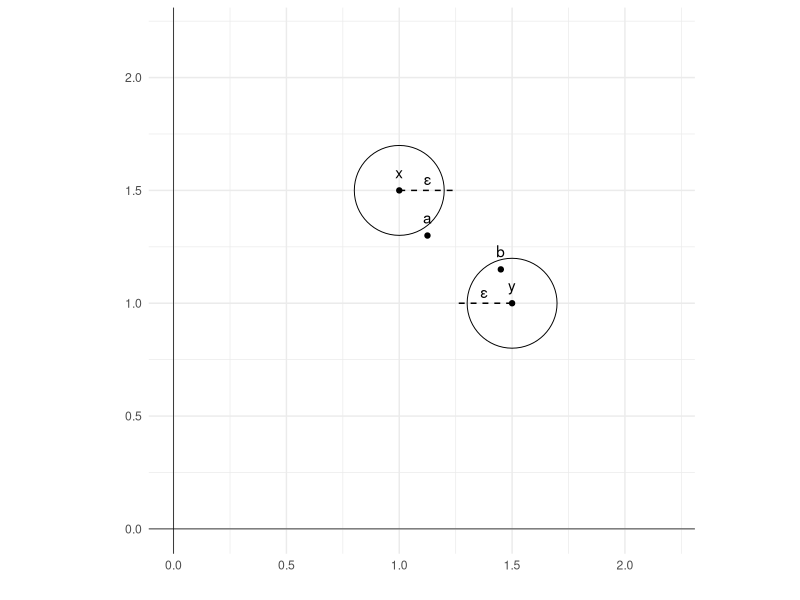
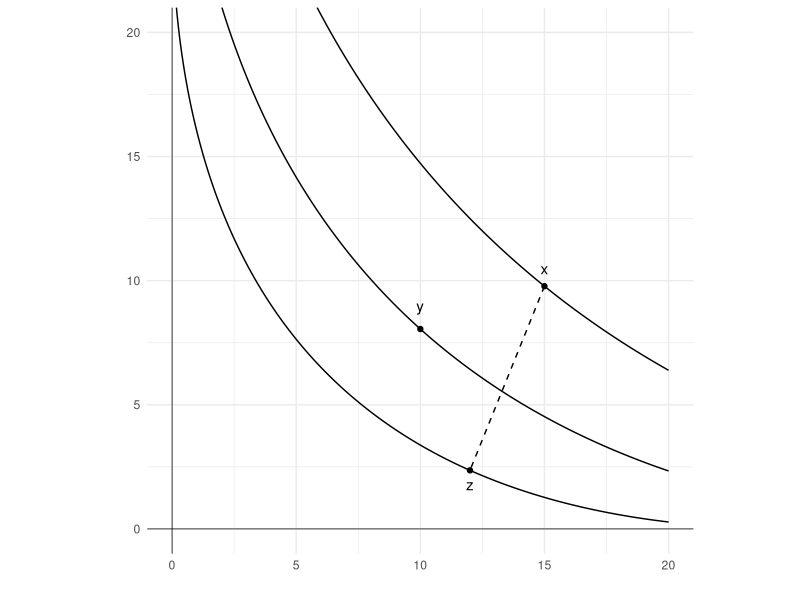
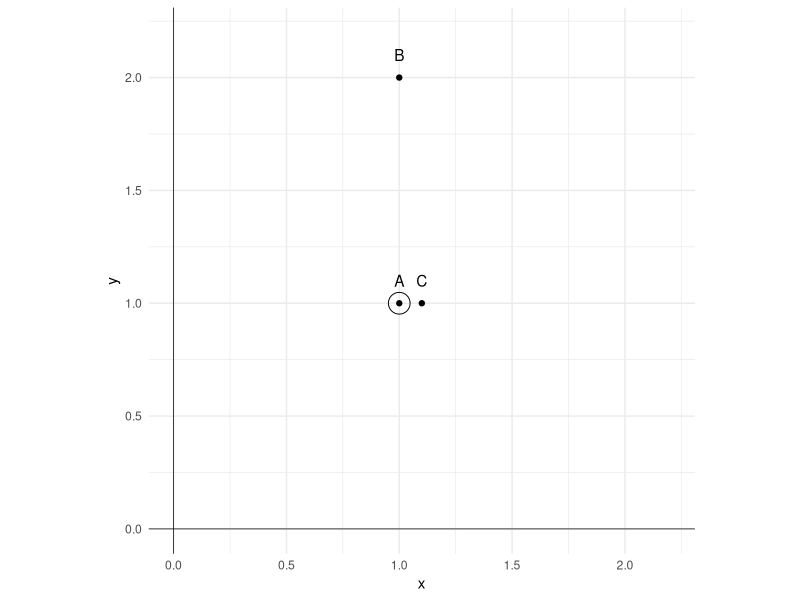
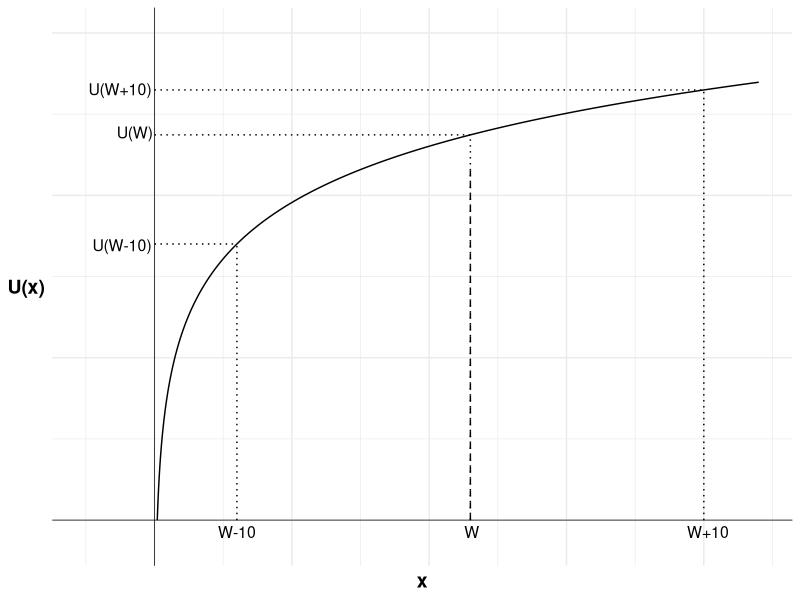
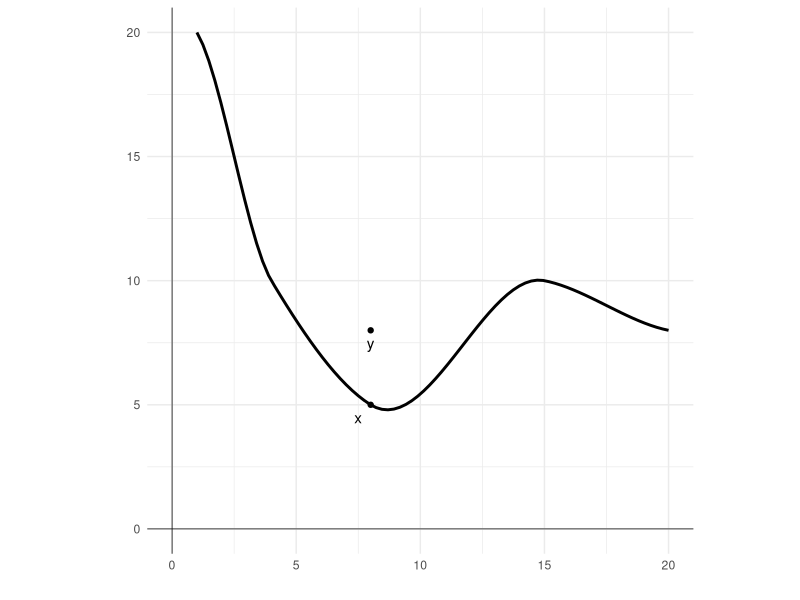
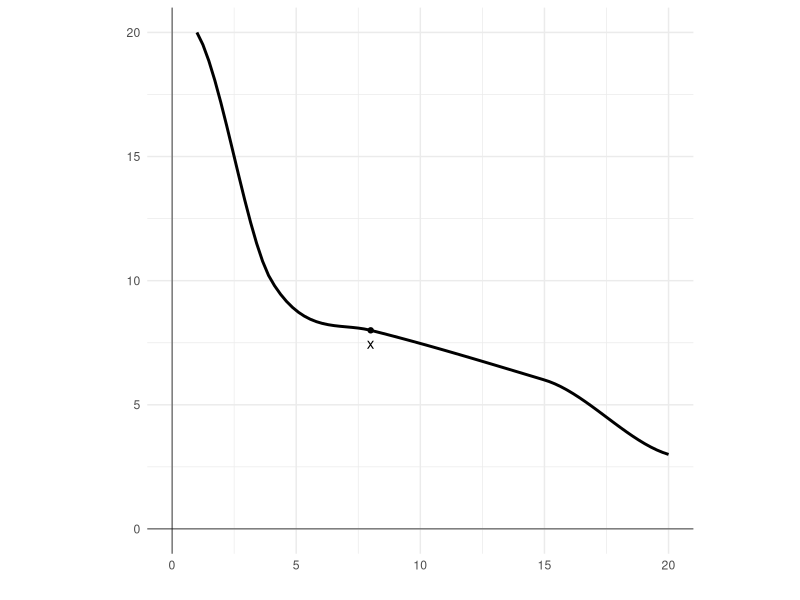
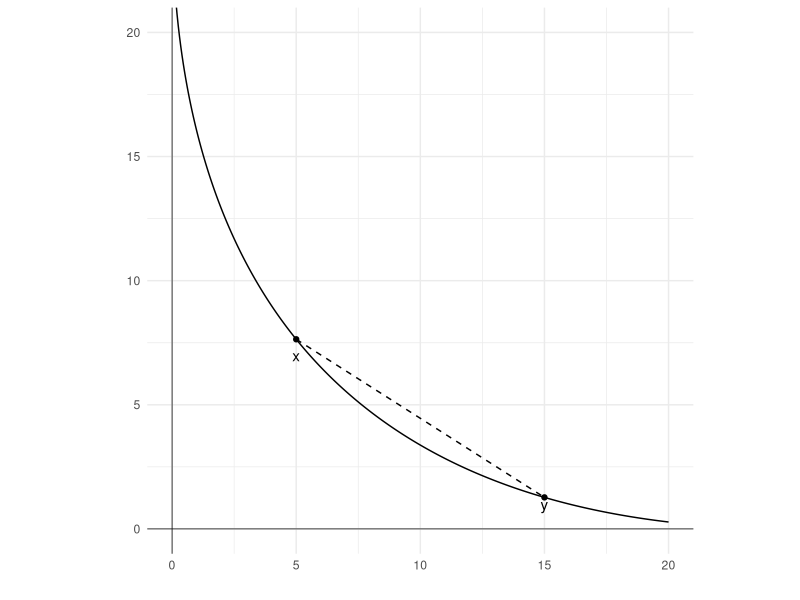
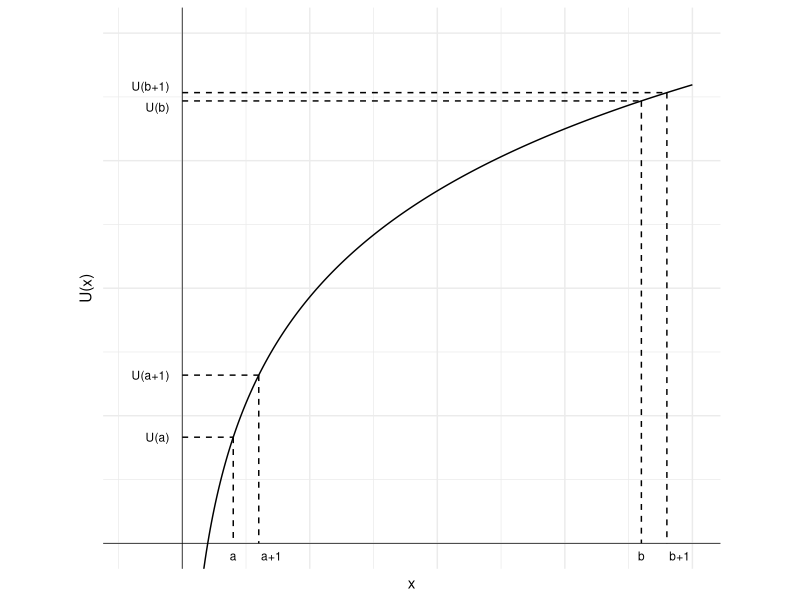

Write R code to recreate these figures, in order.
## ---- chunk 1
library(ggplot2)

# Plot the points
ggplot()+
  geom_point(aes(x=1, y=1.5)) +
  geom_text(aes(x=1, y=1.58, label="x")) +
  geom_point(aes(x=1.5, y=1)) +
  geom_text(aes(x=1.5, y=1.08, label="y")) +
  geom_point(aes(x = 1, y = 1.5), pch=21, size=30) +
  geom_point(aes(x = 1.5, y = 1), pch=21, size=30) +
  geom_point(aes(x=1.125, y=1.3)) +
  geom_text(aes(x=1.125, y=1.38, label="a")) +
  geom_point(aes(x=1.45, y=1.15)) +
  geom_text(aes(x=1.45, y=1.23, label="b")) +

  # Add a line representing the radius of each circle and label the line epsilon
  geom_segment(aes(x = 1, y = 1.5, xend = 1.25, yend = 1.5), linetype="dashed") +
  geom_segment(aes(x = 1.5, y = 1, xend = 1.25, yend = 1), linetype="dashed") +
  
  # Add label epsilon to each circle
  geom_text(aes(x=1.125, y=1.55, label="\u03B5")) +
  geom_text(aes(x=1.375, y=1.05, label="\u03B5")) +
  
  # Add vertical and horizontal axis lines
  geom_vline(aes(xintercept = 0), linewidth=0.25) + 
  geom_hline(aes(yintercept = 0), linewidth=0.25) +

  # Remove x and y axis labels
  labs(x = "", y = "") +
  
  # Set the limits of the plot
  coord_fixed(xlim = c(0,2.2), ylim = c(0,2.2))+

  # Set the theme
  theme_minimal()
## ---- chunk 2
library(ggplot2)

# Create a data frame
df <- data.frame(
  n = seq(0.05,20,0.05),
  x=NA,
  y=NA,
  z=NA
)

# Fill columns of the data frame
df$x <- (7-df$n^0.5)^2
df$y <- (6-df$n^0.5)^2
df$z <- (5-df$n^0.5)^2

# Plot the line and points
ggplot()+
  geom_line(data = df, mapping = aes(n, x))+ 
  geom_line(data = df, mapping = aes(n, y))+ 
  geom_line(data = df, mapping = aes(n, z))+
  geom_point(aes(x=15, y=(7-15^0.5)^2)) +
  geom_text(aes(x=15, y=10.5, label="x"))+
  geom_point(aes(x=10, y=(6-10^0.5)^2)) +
  geom_text(aes(x=10, y=9, label="y"))+
  geom_point(aes(x=12, y=(5-12^0.5)^2)) +
  geom_text(aes(x=12, y=1.8, label="z"))+

  # Add vertical and horizontal axis lines
  geom_vline(xintercept = 0, linewidth=0.25)+ 
  geom_hline(yintercept = 0, linewidth=0.25)+

  # Add a dashed line segment between two points
  geom_segment(aes(x = 15, y = (7-15^0.5)^2), xend = 12, yend = (5-12^0.5)^2, linetype=2)+

  # Remove the axes labels
  labs(x = "", y = "") +

  # Set the limits of the plot
  coord_fixed(xlim = c(0,20), ylim = c(0,20))+

  # Set the theme
  theme_minimal()
## ---- chunk 3
library(ggplot2)

# Plot the points
ggplot()+
  geom_point(aes(x=1, y=1)) +
  geom_text(aes(x=1, y=1.1, label="A")) +
  geom_point(aes(x=1, y=2)) +
  geom_text(aes(x=1, y=2.1, label="B")) +
  geom_point(aes(x=1.1, y=1)) +
  geom_text(aes(x=1.1, y=1.1, label="C")) +
  geom_point(aes(x = 1, y = 1), pch=21, size=7) +

  # Add vertical and horizontal axis lines
  geom_vline(aes(xintercept = 0), linewidth=0.25) + 
  geom_hline(aes(yintercept = 0), linewidth=0.25) +

  # Remove x and y axis labels
  labs(x = "x", y = "y") +

  # Set the limits of the plot
  coord_fixed(xlim = c(0,2.2), ylim = c(0,2.2))+

  # Set the theme
  theme_minimal()
## ---- chunk 4

library(ggplot2)

u <- function(x){
  log(x)
}

df <- data.frame(
  x=seq(1,220,0.1),
  y=NA
)

df$y <- u(df$x)

#Variables for plot (may not match labels as not done to scale)
x1<-30 #loss
W <- 115
x2<-200 #win
px2<-(W-x1)/(x2-x1)

ggplot(mapping = aes(x, y)) +

  #Plot the utility curve
  geom_line(data = df) +
  geom_vline(xintercept = 0, linewidth=0.25)+ 
  geom_hline(yintercept = 0, linewidth=0.25)+
  labs(x = "x", y = "U(x)")+

  # Set the theme
  theme_minimal()+

  #remove numbers on each axis
  theme(axis.text.x = element_blank(),
            axis.text.y = element_blank(),
            axis.title=element_text(size=14,face="bold"),
            axis.title.y = element_text(angle=0, vjust=0.5))+

  #set limits - need to include room for labels
  coord_cartesian(xlim = c(-25, 220), ylim = c(-0.25, 6))+

  #Add labels W-10, W-10 and line to curve indicating each
  annotate("text", x = x1, y = 0, label = "W-10", size = 4, hjust = 0.5, vjust = 1.5)+
  annotate("segment", x = x1, y = 0, xend = x1, yend = u(x1), linewidth = 0.5, colour = "black", linetype="dotted")+
  annotate("segment", x = 0, y = u(x1), xend = x1, yend = u(x1), linewidth = 0.5, colour = "black", linetype="dotted")+
  annotate("text", x = 0, y = u(x1), label = "U(W-10)", size = 4, hjust = 1.05, vjust = 0.6)+

  #Add line to curve indicating utility of wealth
  annotate("segment", x = W, y = 0, xend = W, yend = u(W), linewidth = 0.5, colour = "black", linetype="dotted")+
  annotate("segment", x = 0, y = u(W), xend = W, yend = u(W), linewidth = 0.5, colour = "black", linetype="dotted")+
  annotate("text", x = 0, y = u(W), label = "U(W)", size = 4, hjust = 1.05, vjust = 0.3)+

  #Add labels W+10, U(W+10) and line to curve indicating each
  annotate("text", x = x2, y = 0, label = "W+10", size = 4, hjust = 0.4, vjust = 1.5)+
  annotate("segment", x = x2, y = 0, xend = x2, yend = u(x2), linewidth = 0.5, colour = "black", linetype="dotted")+
  annotate("segment", x = 0, y = u(x2), xend = x2, yend = u(x2), linewidth = 0.5, colour = "black", linetype="dotted")+
  annotate("text", x = 0, y = u(x2), label = "U(W+10)", size = 4, hjust = 1.05, vjust = 0.45)+

  #Add labels W, E[U(X)] and curve indicating each
  annotate("text", x = W, y = 0, label = "W", size = 4, hjust = 0.4, vjust = 1.5)+
  annotate("segment", x = W, y = 0, xend = W, yend = u(x1)+(u(x2)-u(x1))*px2, linewidth = 0.5, colour = "black", linetype="dashed")

## ---- chunk 5
## Load ggplot2
library(ggplot2)

## Create a data frame with 2 columns and 4 rows
df <- data.frame(
  x = c(1, 4, 8, 15, 20),
  y = c(20, 10, 5, 10, 8)
)

# Plot a smooth line through the points
  ggplot()+
    geom_smooth(data = df, mapping = aes(x, y), color = "black", na.rm = TRUE)+

    # Add points and labels
    geom_point(aes(x=8, y=5)) +
    geom_text(aes(x=7.5, y=4.5, label="x"))+
    geom_point(aes(x=8, y=8)) +
    geom_text(aes(x=8, y=7.5, label="y"))+

    # Add vertical and horizontal axis lines
    geom_vline(xintercept = 0, linewidth=0.25)+ 
    geom_hline(yintercept = 0, linewidth=0.25)+

    # Remove x and y axis labels 
    labs(x = "", y = "")+

    # Set the limits of the plot
    coord_fixed(xlim = c(0,20), ylim = c(0,20))+

    # Set the theme
    theme_minimal()
## ---- chunk 6
## Load ggplot2
library(ggplot2)

## Create a data frame with 2 columns and 4 rows
df <- data.frame(
  x = c(1, 4, 8, 15, 20),
  y = c(20, 10, 8, 6, 3)
)

# Plot a smooth line through the points
  ggplot()+
    geom_smooth(data = df, mapping = aes(x, y), color = "black", na.rm = TRUE)+

    # Add points and labels
    geom_point(aes(x=8, y=8)) +
    geom_text(aes(x=8, y=7.5, label="x"))+

    # Add vertical and horizontal axis lines
    geom_vline(xintercept = 0, linewidth=0.25)+ 
    geom_hline(yintercept = 0, linewidth=0.25)+

    # Remove x and y axis labels 
    labs(x = "", y = "")+

    # Set the limits of the plot
    coord_fixed(xlim = c(0,20), ylim = c(0,20))+

    # Set the theme
    theme_minimal()
## ---- chunk 7
library(ggplot2)

# Create a data frame
df <- data.frame(
  n = seq(0.05,20,0.05),
  x=NA
)

# Fill column x of the data frame
df$x <- (5-df$n^0.5)^2

# Plot the line and points
ggplot()+
  geom_line(data = df, mapping = aes(n, x))+ 
  geom_point(aes(x=5, y=(5-5^0.5)^2)) +
  geom_text(aes(x=5, y=7, label="x"))+
  geom_point(aes(x=15, y=(5-15^0.5)^2)) +
  geom_text(aes(x=15, y=1, label="y"))+

  # Add vertical and horizontal axis lines
  geom_vline(xintercept = 0, linewidth=0.25)+ 
  geom_hline(yintercept = 0, linewidth=0.25)+
  
  # Add a dashed line segment between the two points
  geom_segment(aes(x = 5, y = (5-5^0.5)^2), xend = 15, yend = (5-15^0.5)^2, linetype=2)+

  # Remove x and y axis labels
  labs(x = "", y = "") +

  # Set the limits of the plot
  coord_fixed(xlim = c(0,20), ylim = c(0,20))+

  # Set the theme
  theme_minimal()
## ---- chunk 8

library(ggplot2)

# Create a data frame
df <- data.frame(
  x = seq(0.05,20,0.05),
  y=NA
)

# Fill column x of the data frame
df$y <- 6*log(df$x)

# Plot the line
ggplot()+
  geom_line(data = df, mapping = aes(x, y))+

  # Add lines showing U(2), U(3), U(18) and U(19)
  geom_segment(aes(x = 2, y = 6*log(2), xend = 2, yend = 0), linetype=2)+
  geom_segment(aes(x = 3, y = 6*log(3), xend = 3, yend = 0), linetype=2)+
  geom_segment(aes(x = 18, y = 6*log(18), xend = 18, yend = 0), linetype=2)+
  geom_segment(aes(x = 19, y = 6*log(19), xend = 19, yend = 0), linetype=2)+
  
  # Add labels for 2, 3, 18 and 19 on x-axis
  geom_text(aes(x = 2, y = -0.5, label="a"), size=3)+
  geom_text(aes(x = 3.5, y = -0.5, label="a+1"), size=3)+
  geom_text(aes(x = 18, y = -0.5, label="b"), size=3)+
  geom_text(aes(x = 19.5, y = -0.5, label="b+1"), size=3)+
  
  # Add lines projecting to y-axis from U(2), U(3), U(18) and U(19)
  geom_segment(aes(x = 0, y = 6*log(2), xend = 2, yend = 6*log(2)), linetype=2)+
  geom_segment(aes(x = 0, y = 6*log(3), xend = 3, yend = 6*log(3)), linetype=2)+
  geom_segment(aes(x = 0, y = 6*log(18), xend = 18, yend = 6*log(18)), linetype=2)+
  geom_segment(aes(x = 0, y = 6*log(19), xend = 19, yend = 6*log(19)), linetype=2)+
  
  # Add labels for U(2), U(3), U(18) and U(19) on y-axis
  geom_text(aes(x = -0.5, y = 6*log(2), label="U(a)"), hjust=1, size=3)+
  geom_text(aes(x = -0.5, y = 6*log(3), label="U(a+1)"), hjust=1, size=3)+
  geom_text(aes(x = -0.5, y = 6*log(18)-0.25, label="U(b)"), hjust=1, size=3)+
  geom_text(aes(x = -0.5, y = 6*log(19)+0.25, label="U(b+1)"), hjust=1, size=3)+
  
  # Add vertical and horizontal axis lines
  geom_vline(xintercept = 0, linewidth=0.25)+ 
  geom_hline(yintercept = 0, linewidth=0.25)+

  # Add x and y axis labels
  labs(x = "x", y = "U(x)") +

  # Set the limits of the plot while keeping plot square
  coord_fixed(xlim = c(-2,20), ylim = c(0,20))+
  
  # Set the theme
  theme_minimal()+
  
  # Remove numbers from axis
  theme(axis.text.x = element_blank(), axis.text.y = element_blank())

